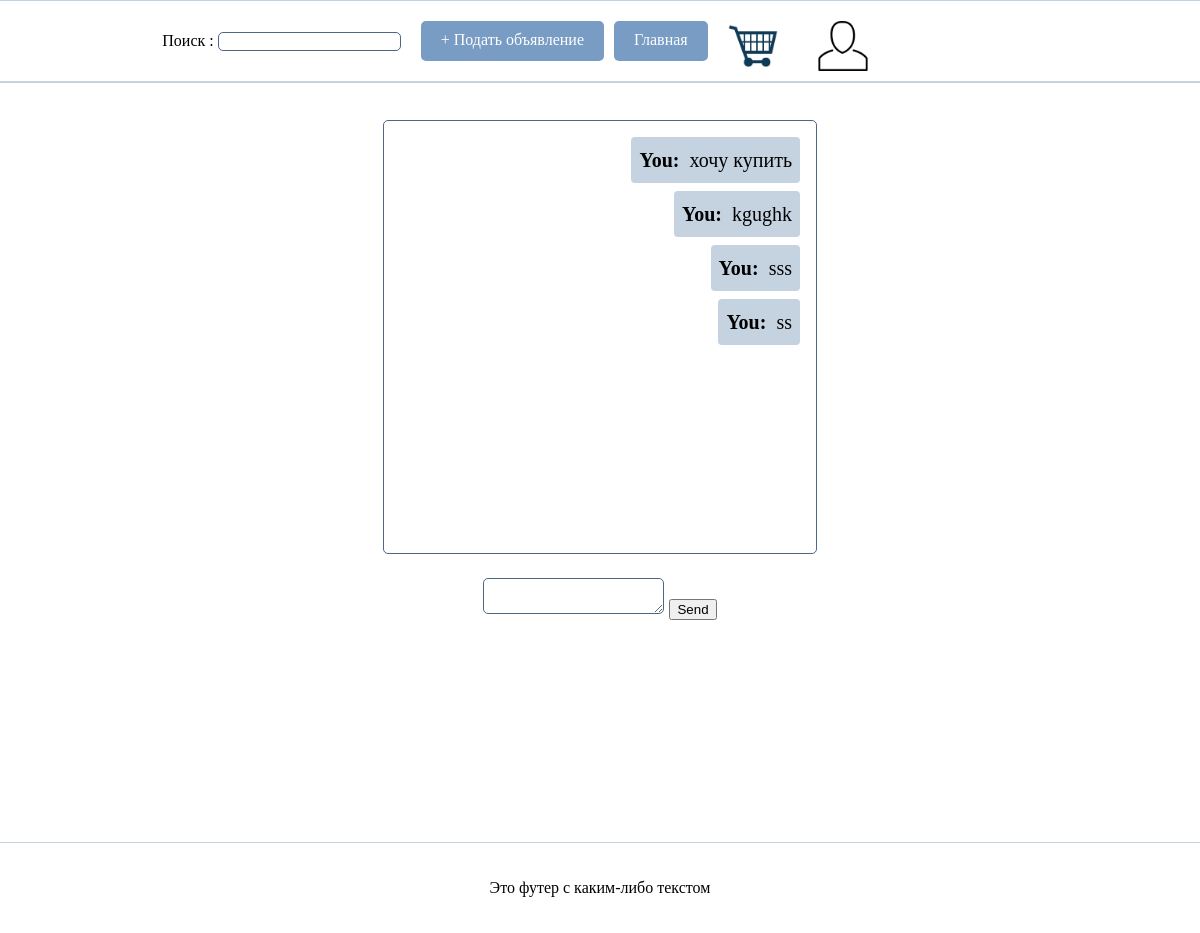
The app's page /compose/1/ (signed in), older data.
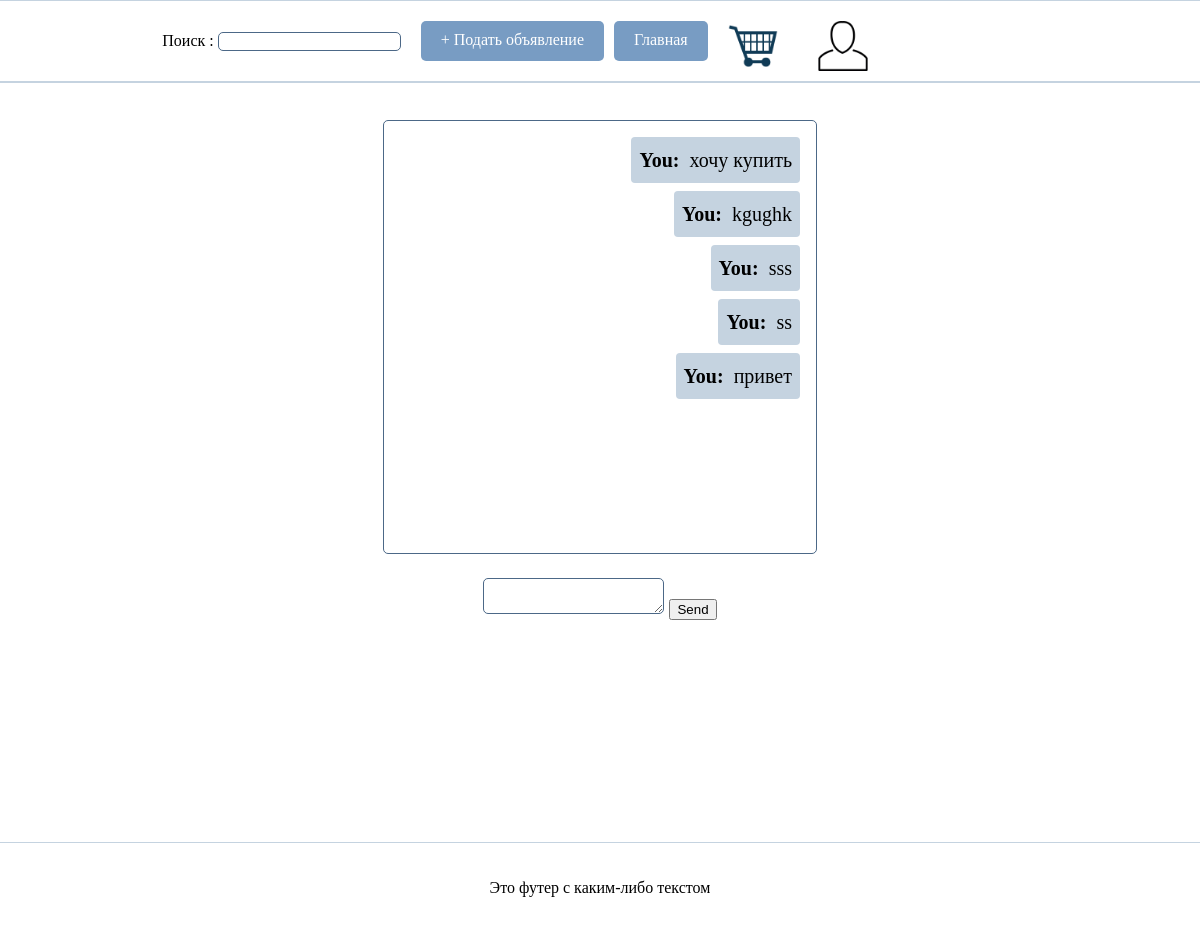
The same page, newer data.
### main/models.py (models this page shows, shortened)
class Message(models.Model):
    sender = models.ForeignKey(User, on_delete=models.CASCADE, related_name='sent_messages')
    recipient = models.ForeignKey(User, on_delete=models.CASCADE, related_name='received_messages')
    content = models.TextField()
    created_at = models.DateTimeField(auto_now_add=True)
    is_read = models.BooleanField(default=False)

### main/views.py (the view)
# urls.py: path('compose/<int:user_id>/', views.compose_message, name='compose_message'),
def compose_message(request, user_id):
    recipient = get_object_or_404(User, id=user_id)
    if request.method == 'POST':
        form = MessageForm(request.POST)
        if form.is_valid():
            message = form.save(commit=False)
            message.sender = request.user
            message.recipient = recipient
            message.save()
            form = MessageForm()
            return redirect('compose_message', user_id=user_id)
    else:
        form = MessageForm()
    messages = Message.objects.filter(
        sender__in=[request.user, recipient],
        recipient__in=[request.user, recipient]
    ).order_by('created_at')
    return render(request, 'main/compose.html', {'form': form, 'messages': messages, 'recipient': recipient})

### main/forms.py
class TitleSearchForm(forms.Form):
    simple_title = forms.CharField(label='Поиск ', required=False)

class MessageForm(forms.ModelForm):
    class Meta:
        model = Message
        fields = ['content']

### main/context_processors.py (called while the page is built)
def title_search_form(request):
    search_form = TitleSearchForm(request.GET)
    return {'title_search_form': search_form}

### main/templates/main/compose.html (shortened to what this page needs)
{% extends "main/index.html" %}
{% block content %}
 <div class="container">
  <div class="message-container">
    {% for message in messages %}
    <div class="message {% if message.sender == request.user %}sender{% endif %}">
      <strong>{% if message.sender == request.user %}You{% else %}{{ message.sender.username }}{% endif %}:</strong>&nbsp; {{ message.content }}
    </div>
    {% endfor %}
  </div>
  <form class="form1" method="post">
    <textarea class="textarea1" name="content"></textarea>
    <button class="button1" type="submit">Send</button>
  </form>
</div>
{% endblock %}

Row changes from the older to the newer data that the page shows:
added Message: shows "You", content "привет"
